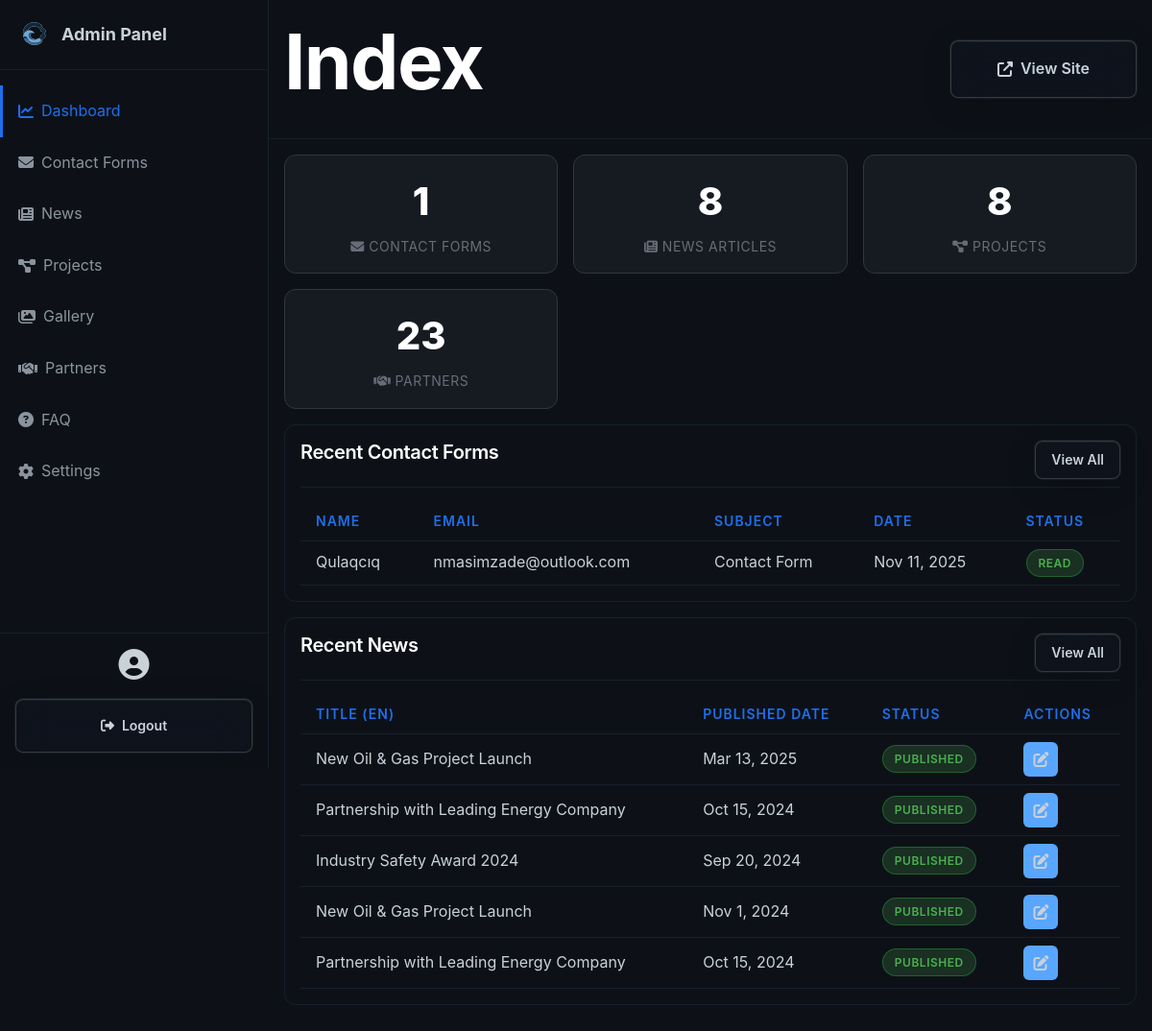
The page /admin/index.php (signed in) on the database as committed earlier.
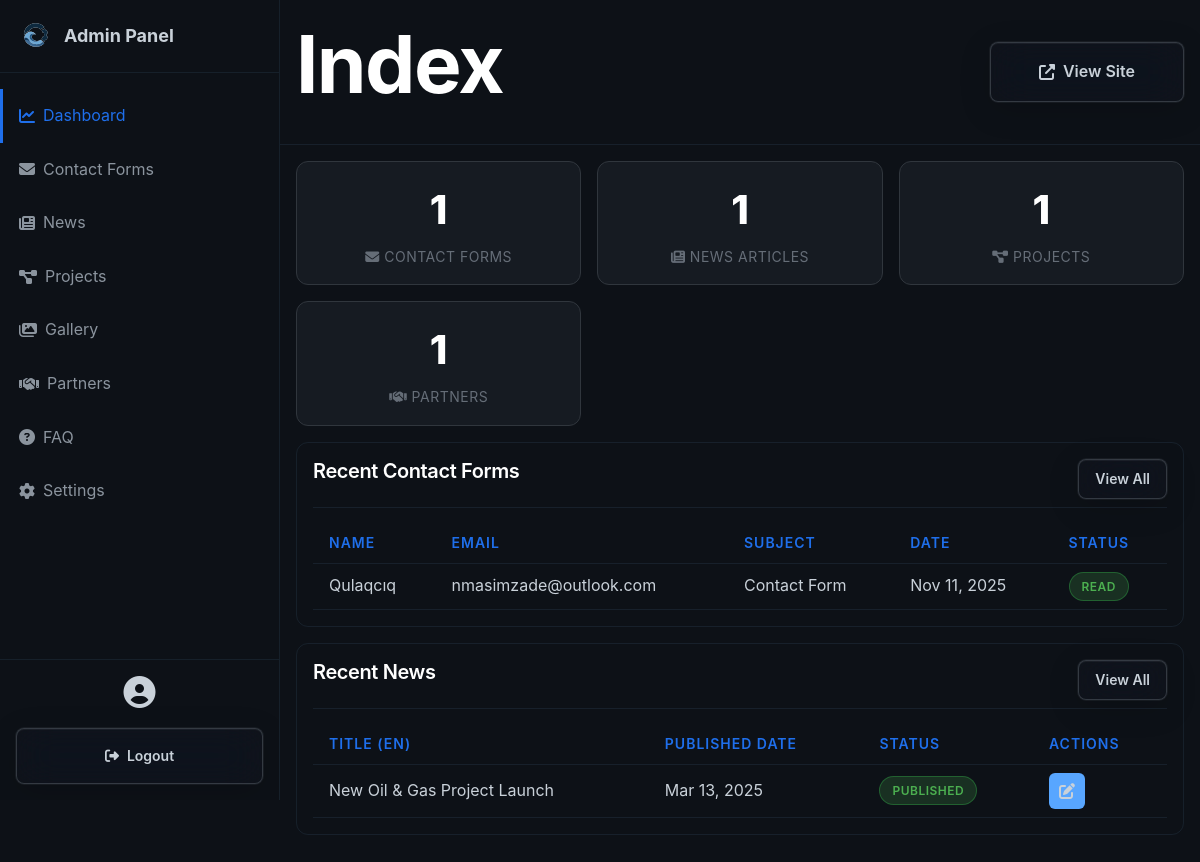
The same page on the database as committed later.
### tables this page shows
CREATE TABLE contacts (
                id INTEGER PRIMARY KEY AUTOINCREMENT,
                name TEXT NOT NULL,
                email TEXT NOT NULL,
                phone TEXT,
                subject TEXT,
                message TEXT NOT NULL,
                created_at DATETIME DEFAULT CURRENT_TIMESTAMP,
                is_read INTEGER DEFAULT 0
            );

CREATE TABLE news (
                id INTEGER PRIMARY KEY AUTOINCREMENT,
                title_en TEXT NOT NULL,
                title_ru TEXT NOT NULL,
                title_az TEXT NOT NULL,
                content_en TEXT NOT NULL,
                content_ru TEXT NOT NULL,
                content_az TEXT NOT NULL,
                excerpt_en TEXT,
                excerpt_ru TEXT,
                excerpt_az TEXT,
                image TEXT,
                published_date DATE,
                created_at DATETIME DEFAULT CURRENT_TIMESTAMP,
                updated_at DATETIME DEFAULT CURRENT_TIMESTAMP,
                is_published INTEGER DEFAULT 1
            );

### admin/index.php (the view, shortened to what this page needs)
<?php require_once 'header.php'; ?>
<?php
$db = Database::getInstance()->getConnection();
$stats = [
    'contacts' => $db->query("SELECT COUNT(*) FROM contacts")->fetchColumn(),
    'news' => $db->query("SELECT COUNT(*) FROM news")->fetchColumn(),
    'projects' => $db->query("SELECT COUNT(*) FROM projects")->fetchColumn(),
    'partners' => $db->query("SELECT COUNT(*) FROM partners")->fetchColumn(),
];
?>
<div class="stats-grid">
    <div class="stat-card">
        <div class="stat-value"><?php echo $stats['contacts']; ?></div>
        <div class="stat-label">
            <i class="fas fa-envelope"></i> Contact Forms
        </div>
    </div>
    <div class="stat-card" >
        <div class="stat-value"><?php echo $stats['news']; ?></div>
        <div class="stat-label"><i class="fas fa-newspaper"></i> News Articles</div>
    </div>
    <div class="stat-card" >
        <div class="stat-value"><?php echo $stats['projects']; ?></div>
        <div class="stat-label"><i class="fas fa-project-diagram"></i> Projects</div>
    </div>
    <div class="stat-card" >
        <div class="stat-value"><?php echo $stats['partners']; ?></div>
        <div class="stat-label"><i class="fas fa-handshake"></i> Partners</div>
    </div>
</div>
<div class="admin-card">
    <div class="admin-card-header">
        <h3 class="admin-card-title">Recent Contact Forms</h3>
        <a href="<?php echo BASE_URL; ?>/admin/contacts.php" class="btn btn-outline btn-sm">View All</a>
    </div>
    <table class="admin-table">
        <thead>
            <tr>
                <th>Name</th>
                <th>Email</th>
                <th>Subject</th>
                <th>Date</th>
                <th>Status</th>
            </tr>
        </thead>
        <tbody>
            <?php
            $stmt = $db->query("SELECT * FROM contacts ORDER BY created_at DESC LIMIT 5");
            $contacts = $stmt->fetchAll();
            if (count($contacts) > 0) {
                foreach ($contacts as $contact) {
                    ?>
                    <tr>
                        <td><?php echo htmlspecialchars($contact['name']); ?></td>
                        <td><?php echo htmlspecialchars($contact['email']); ?></td>
                        <td><?php echo htmlspecialchars($contact['subject']); ?></td>
                        <td><?php echo date('M j, Y', strtotime($contact['created_at'])); ?></td>
                        <td>
                            <?php if ($contact['is_read']): ?>
                                <span class="badge badge-success">Read</span>
                            <?php else: ?>
                                <span class="badge badge-warning">New</span>
                            <?php endif; ?>
                        </td>
                    </tr>
                    <?php
                }
            } else {
                echo '<tr><td colspan="5" class="text-center">No contact forms yet</td></tr>';
            }
            ?>
        </tbody>
    </table>
</div>
<div class="admin-card">
    <div class="admin-card-header">
        <h3 class="admin-card-title">Recent News</h3>
        <a href="<?php echo BASE_URL; ?>/admin/news.php" class="btn btn-outline btn-sm">View All</a>
    </div>
    <table class="admin-table">
        <thead>
            <tr>
                <th>Title (EN)</th>
                <th>Published Date</th>
                <th>Status</th>
                <th>Actions</th>
            </tr>
        </thead>
        <tbody>
            <?php
            $stmt = $db->query("SELECT * FROM news ORDER BY created_at DESC LIMIT 5");
            $news = $stmt->fetchAll();
            if (count($news) > 0) {
                foreach ($news as $item) {
                    ?>
                    <tr>
                        <td><?php echo htmlspecialchars($item['title_en']); ?></td>
                        <td><?php echo date('M j, Y', strtotime($item['published_date'])); ?></td>
                        <td>
                            <?php if ($item['is_published']): ?>
                                <span class="badge badge-success">Published</span>
                            <?php else: ?>
                                <span class="badge badge-danger">Draft</span>
                            <?php endif; ?>
                        </td>
                        <td>
                            <div class="action-buttons">
                                <a href="<?php echo BASE_URL; ?>/admin/news-edit.php?id=<?php echo $item['id']; ?>" class="btn-icon btn-edit">
                                    <i class="fas fa-edit"></i>
                                </a>
                            </div>
                        </td>
                    </tr>
                    <?php
                }
            } else {
                echo '<tr><td colspan="4" class="text-center">No news yet</td></tr>';
            }
            ?>
        </tbody>
    </table>
</div>
<?php require_once 'footer.php'; ?>

Rows that differ between the two databases and show on the page:
removed news: title_en "Partnership with Leading Energy Company", published_date "Oct 15, 2024", is_published "PUBLISHED"
removed news: title_en "Industry Safety Award 2024", published_date "Sep 20, 2024", is_published "PUBLISHED"
removed news: title_en "New Oil & Gas Project Launch", published_date "Nov 1, 2024", is_published "PUBLISHED"
removed news: title_en "Partnership with Leading Energy Company", published_date "Oct 15, 2024", is_published "PUBLISHED"
Other text that changed with them:
$stats['news']: "8" → "1"
$stats['projects']: "8" → "1"
$stats['partners']: "23" → "1"
